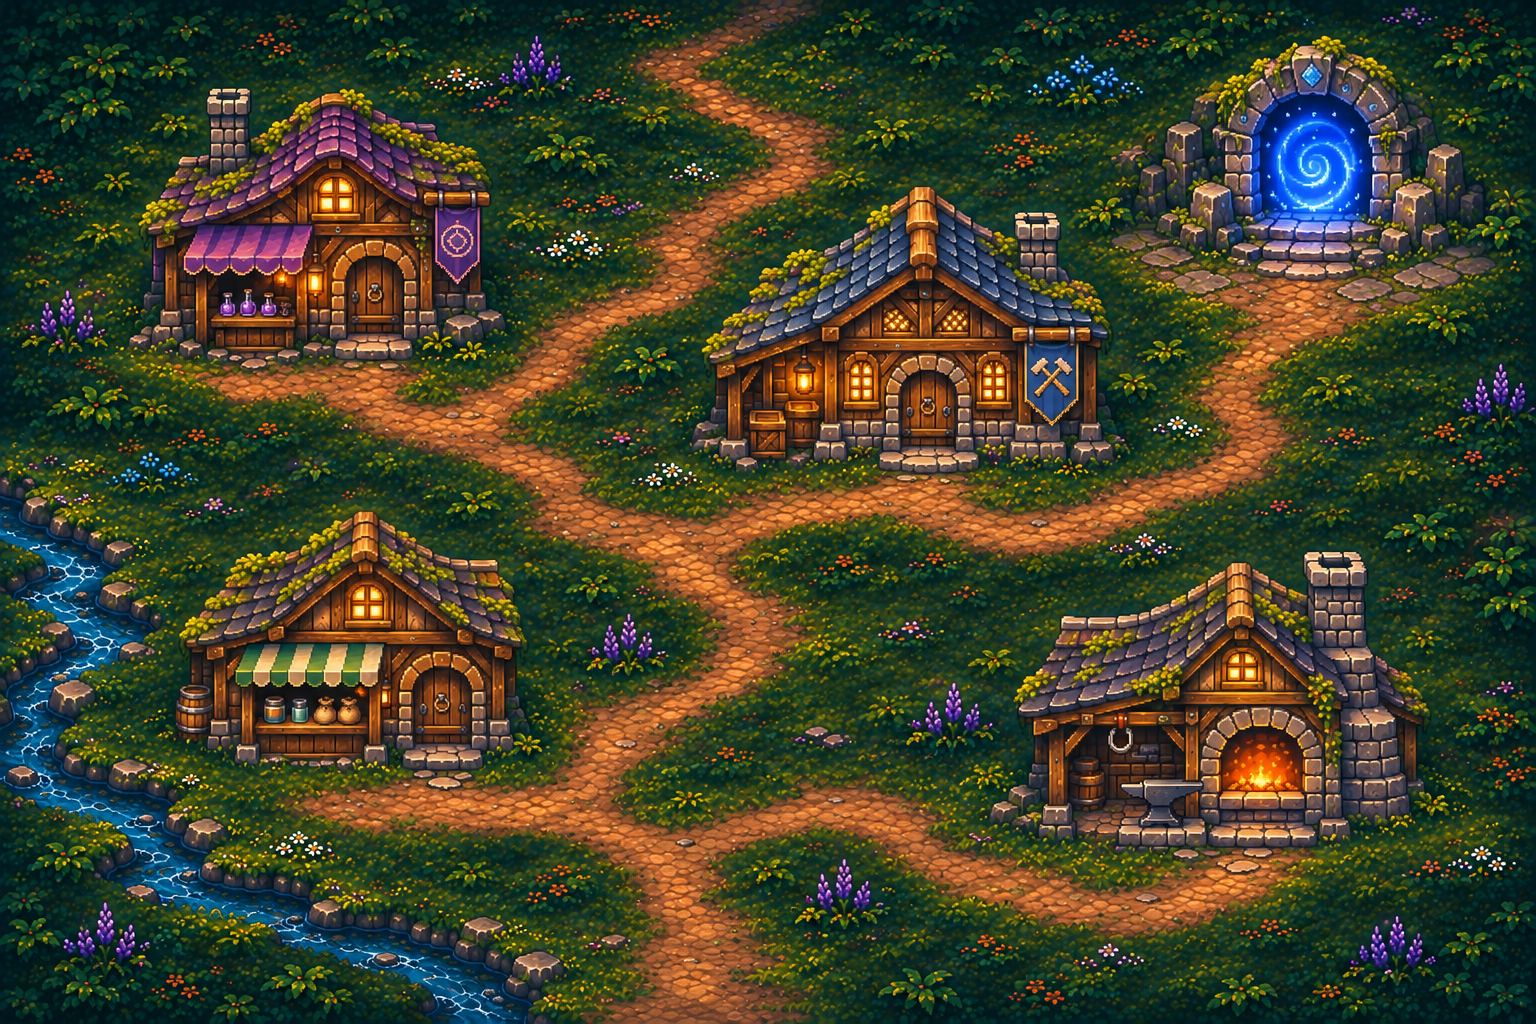

Tiled map render using the project's own tile images. Description and the map definition, with tile-layer contents summarised, below:
An orthogonal 24x16 tile map with 64x64 px tiles, 1 tile layer (Ground), 2 tilesets and 83 objects (6x town2_tree_06, 5x town2_tree_07, 5x town2_tree_08, 5x town2_tree_11, 5x town2_tree_12, ...).

<map version="1.10" tiledversion="1.12.2" orientation="orthogonal" renderorder="right-down" width="24" height="16" tilewidth="64" tileheight="64" infinite="0" nextlayerid="6" nextobjectid="101">
 <editorsettings>
  <export target="town2.json" format="json" />
 </editorsettings>
 <tileset firstgid="1" source="Town2GroundTiles.tsx" />
 <tileset firstgid="385" source="Town2Scenery.tsx" />
 <layer id="1" name="Ground" width="24" height="16">
  <data>[384 cells, 384 non-empty, 384 distinct tile ids]</data>
 </layer>
 <objectgroup id="2" name="Interactions">
  <object id="1" name="spellShop" x="339.423" y="299.591" width="75" height="35" />
  <object id="2" name="upgradeShop" x="888.281" y="402.295" width="75" height="35" />
  <object id="3" name="sellShop" x="405.972" y="705.323" width="75" height="38" />
  <object id="4" name="blacksmithShop" x="1093.48" y="764.998" width="82" height="43" />
  <object id="5" name="DungeonPortal" x="1265.3" y="142.336" width="94" height="49" />
 </objectgroup>
 <objectgroup id="3" name="Spawn">
  <object id="6" name="PlayerSpawn" x="1302.29" y="307.605" />
 </objectgroup>
 <objectgroup id="4" name="Walkable">
  <object id="100" x="1380.97" y="161.479">
   <polygon points="0,0 -148.327,-2.19202 -199.474,96.4489 -187.783,148.327 -193.629,208.242 -203.858,260.851 -239.661,300.307 -296.654,314.92 -367.529,309.075 -425.252,297.384 -423.791,246.968 -491.743,246.968 -493.205,282.04 -530.469,303.96 -579.424,307.614 -617.419,309.806 -660.529,308.344 -679.527,330.265 -751.133,325.15 -774.514,309.075 -784.744,273.272 -831.507,265.965 -830.045,240.392 -770.13,193.629 -724.098,168.786 -680.988,149.057 -640.07,116.908 -631.302,101.564 -645.185,67.222 -566.272,35.0723 -519.509,5.84539 -516.586,-30.6883 -537.776,-53.3392 -594.038,-69.414 -636.417,-78.9128 -645.185,-104.486 -599.152,-127.137 -563.349,-160.018 -659.798,-160.748 -696.332,-132.983 -724.828,-109.601 -739.442,-78.1821 -742.364,-57.7232 -698.524,-43.8404 -673.681,-24.8429 -656.876,-10.9601 -700.716,16.0748 -739.442,36.5337 -777.437,60.6459 -788.397,76.7207 -760.631,103.756 -809.586,137.367 -874.616,189.975 -935.262,211.895 -968.143,203.127 -965.22,150.519 -1044.86,152.711 -1045.59,191.437 -1081.4,186.322 -1128.16,196.551 -1174.92,187.052 -1204.88,177.554 -1252.37,159.287 -1324.71,143.943 -1340.79,198.013 -1332.02,230.162 -1254.57,245.506 -1176.38,258.658 -1104.05,256.466 -1036.1,279.848 -984.948,300.307 -927.225,318.574 -879.731,341.955 -862.926,379.22 -825.661,402.601 -778.167,425.983 -727.02,446.442 -716.791,474.207 -762.093,508.549 -801.549,524.624 -821.277,550.197 -843.928,582.347 -873.155,601.344 -900.921,608.651 -900.19,561.157 -981.295,559.696 -985.679,596.96 -1046.32,603.536 -1106.24,602.075 -1141.31,600.614 -1147.16,647.377 -1088.7,667.105 -1022.21,690.487 -978.372,693.409 -927.956,686.833 -867.31,694.14 -832.968,691.948 -804.472,702.177 -781.821,738.711 -778.167,774.514 -788.397,807.394 -809.586,857.811 -544.352,859.272 -550.197,824.931 -583.808,773.783 -614.497,736.519 -631.302,700.716 -577.963,687.564 -522.432,695.601 -480.783,735.058 -406.985,757.709 -338.302,775.245 -230.162,789.858 -143.212,775.245 -72.3367,739.442 -28.4963,675.142 -59.9152,681.719 -183.399,682.449 -213.357,678.065 -207.511,618.881 -293.731,617.419 -293.731,670.758 -335.379,681.719 -375.566,675.873 -420.868,660.529 -434.02,623.995 -476.399,595.499 -545.083,596.23 -582.347,608.651 -629.841,626.187 -680.257,631.302 -720.444,639.339 -733.596,613.766 -691.217,583.808 -643.724,550.928 -583.808,516.586 -552.389,492.474 -542.891,436.943 -565.541,412.831 -597.691,411.369 -614.497,386.526 -537.776,376.297 -474.207,387.257 -418.676,404.063 -377.758,420.137 -296.654,414.292 -243.314,395.294 -192.167,365.337 -103.025,321.496 -71.606,298.846 -77.4514,258.658 -83.2968,209.703 -35.0723,186.322 10.9601,164.402 27.7656,143.212 22.6509,87.6808 -12.4215,81.8355 -10.9601,59.9152 -8.76808,43.8404" />
  </object>
 </objectgroup>
 <objectgroup id="5" name="Scenery - Y Sorted">
  <object id="18" name="town2_tree_01" gid="418" x="3" y="160" width="155" height="158.32" />
  <object id="19" name="town2_tree_02" gid="419" x="135" y="165" width="135" height="156.21" />
  <object id="20" name="town2_tree_06" gid="423" x="305" y="130" width="155" height="188.87" />
  <object id="21" name="town2_tree_04" gid="421" x="419.327" y="161.247" width="145" height="133.61" />
  <object id="22" name="town2_tree_07" gid="424" x="600" y="130" width="152" height="204.07" />
  <object id="23" name="town2_tree_03" gid="420" x="755" y="125" width="142" height="142" />
  <object id="24" name="town2_tree_08" gid="425" x="905" y="145" width="156" height="205.64" />
  <object id="25" name="town2_tree_05" gid="422" x="1035" y="150" width="153" height="180.72" />
  <object id="26" name="town2_tree_06" gid="423" x="1403.03" y="155.741" width="147" height="179.12" />
  <object id="28" name="town2_tree_07" gid="424" x="1325.74" y="495.978" width="145" height="194.68" />
  <object id="29" name="town2_tree_03" gid="420" x="1384.05" y="722.033" width="155" height="155" />
  <object id="30" name="town2_tree_02" gid="419" x="1368.09" y="1025.3" width="170" height="196.71" />
  <object id="31" name="town2_tree_08" gid="425" x="1270" y="1022" width="148" height="195.09" />
  <object id="32" name="town2_tree_05" gid="422" x="1112.34" y="1015.97" width="168" height="198.43" />
  <object id="33" name="town2_tree_06" gid="423" x="792.327" y="966.447" width="160" height="194.96" />
  <object id="35" name="town2_tree_07" gid="424" x="335.758" y="1013.89" width="145" height="194.68" />
  <object id="36" name="town2_tree_03" gid="420" x="177.372" y="980.843" width="160" height="160" />
  <object id="37" name="town2_tree_08" gid="425" x="48.0448" y="1014.91" width="160" height="210.91" />
  <object id="38" name="town2_tree_04" gid="421" x="27.3722" y="739.144" width="155" height="142.82" />
  <object id="39" name="town2_tree_06" gid="423" x="-37.4574" y="635.404" width="145" height="176.68" />
  <object id="40" name="town2_tree_02" gid="419" x="9.36561" y="461.039" width="160" height="185.14" />
  <object id="41" name="town2_tree_07" gid="424" x="-25" y="290" width="145" height="194.68" />
  <object id="42" name="town2_tree_05" gid="422" x="545.049" y="277.946" width="135" height="159.46" />
  <object id="44" name="town2_tree_08" gid="425" x="1194.38" y="560.727" width="145" height="191.14" />
  <object id="46" name="town2_tree_06" gid="423" x="795.364" y="715.742" width="148" height="180.34" />
  <object id="48" name="town2_tree_05" gid="422" x="1102.42" y="448.691" width="128" height="151.19" />
  <object id="50" name="town2_tree_07" gid="424" x="233.793" y="534.191" width="135" height="181.25" />
  <object id="51" name="town2_tree_01" gid="418" x="514.899" y="634.11" width="120" height="122.57" />
  <object id="52" name="town2_tree_08" gid="425" x="980" y="285" width="125" height="164.77" />
  <object id="53" name="town2_tree_06" gid="423" x="1120" y="360" width="115" height="140.13" />
  <object id="54" name="town2_tree_11" gid="428" x="131.012" y="471.93" width="105" height="91" />
  <object id="55" name="town2_tree_12" gid="429" x="440" y="290" width="90" height="95.33" />
  <object id="56" name="town2_tree_11" gid="428" x="1070" y="310" width="115" height="99.67" />
  <object id="57" name="town2_tree_12" gid="429" x="1390" y="340" width="110" height="116.52" />
  <object id="58" name="town2_tree_11" gid="428" x="40" y="570" width="100" height="86.67" />
  <object id="59" name="town2_tree_12" gid="429" x="899.069" y="604.378" width="100" height="105.93" />
  <object id="60" name="town2_tree_11" gid="428" x="908.964" y="804.441" width="120" height="104" />
  </objectgroup>
</map>
<!-- 39 of 83 objects omitted -->
